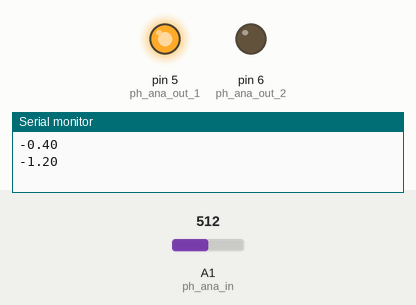
Simulated run of this sketch. Board: Arduino Uno, built with avr-gcc and run on an emulated ATmega328P. Shown: output pins drawn as LEDs (lit = HIGH), the last lines printed to the serial monitor. Inputs (shaded band) come from the test bench; at power-on: A1 (ph_ana_in) = 512.

Above: at 1.2 s.
1.3 s: A1 (ph_ana_in) set to 284
4.3 s: A1 (ph_ana_in) set to 252
At 6.1 s:
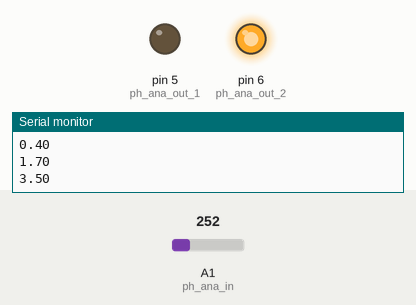
Timing chart, 0 to 7.6 s (numbered marks = the images above; inputs shaded):
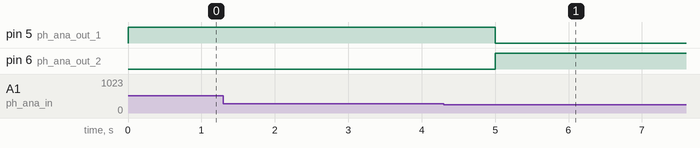

Measured:
- the behaviour switches between 266 and 265 on A1 (ph_ana_in) (found by bisection; images 0 and 1)

The sketch:

bioreactor-ENGF0001.ino
```cpp
// Try for 4, got 3.65 to 3.80
// Try for 10, got 9.80 to 9.90
// Try for 7, got 6.85 to 6.89
// So added 0.15 to parsePH

// Declarations for pH subsystem
int ph_ana_in = A1;
int ph_ana_out_1 = 5;
int ph_ana_out_2 = 6;
double ph_reading = 7.0;
double ph_buffer[10];
unsigned long sys_time = 0;
int ph_pump_1_state;
int ph_pump_2_state;
int ph_next_time;
void ph_init();
int prev_sys_time = 0;

void ph_pump_start(int);
void ph_pump_stop(int);

double ph_measure();

// Declarations for pid for pH
//double pHPrevVal;
//double pHPrevErr;
//double pHPrevTime;
//double pHPrev;
//double pHDt;
//double pHIntErr;
//int pHT;
//double pHCalcP(double, double);
//double pHCalcI(double, double, int);
//double phCalcD(double, double);
void ph_init()
{
  ph_pump_1_state = 0;
  ph_pump_2_state = 0;
  ph_next_time = 0;
}

void ph_pump_start(int pump_number)
{
  if (pump_number == 1)
  {
    if (!(ph_pump_1_state))
    {
        ph_pump_stop(2);
        analogWrite(ph_ana_out_1, 255);
        ph_pump_1_state = 1;
    }
  }
  else
  {
    if (!(ph_pump_2_state))
    {
        ph_pump_stop(1);
        analogWrite(ph_ana_out_2, 255);
        ph_pump_2_state = 1;
    }
  }
}

void ph_pump_stop(int pump_number)
{
  if (pump_number == 1)
  {
    if (ph_pump_1_state)
    {
        analogWrite(ph_ana_out_1, 0);
        ph_pump_1_state = 0;
    }
  }
  else
  {
    if (ph_pump_2_state)
    {
        analogWrite(ph_ana_out_2, 0);
        ph_pump_2_state = 0;
    }
  }
}

void setup()
{
  Serial.begin(9600);
  sys_time = micros();
  ph_init();
  //pHIntErr = 0;
  //pHPrevErr = 0;
  //pHDt = 0;
}

double ph_measure()
{
  int ph_raw = analogRead(ph_ana_in);
  int ph_parsed = -0.0395 * ph_raw + 15.5;
  for (int i = 0; i < 9; i++)
  {
    ph_buffer[i] = ph_buffer[i+1];
  }
  ph_buffer[9] = ph_parsed;
  double ph_average = 0.0;
  for (int i = 0; i < 10; i++)
  {
    ph_average += ph_buffer[i];
  }
  ph_average *= 0.1;
  return ph_average;
}

double ph_control(double ph_target, double ph_tolerance)
{
  //pump 1 raise ph
  //pump 2 reduce ph
  double ph_reading = ph_measure();
  if (ph_reading < ph_target - ph_tolerance)
  {
    ph_pump_start(1);
  }
  else if (ph_reading < ph_target)
  {
    ph_pump_stop(2);
  }
  else if (ph_reading < ph_target + ph_tolerance)
  {
    ph_pump_stop(1);
  }
  else if (ph_reading > ph_target + ph_tolerance)
  {
    ph_pump_start(2);
  }

}

void loop()
{
  // phRawRead = 280;
  // Serial.print("pH Value: ");
  // Serial.println(phRawRead);
  sys_time = millis();
  if (sys_time < prev_sys_time)
  {
    ph_next_time = 0;
  }
  if (sys_time > ph_next_time)
  {
    ph_next_time += 1e3;
    Serial.println(ph_measure());
    ph_control(1.0, 1.0);
  }
  prev_sys_time = sys_time;
}
```
